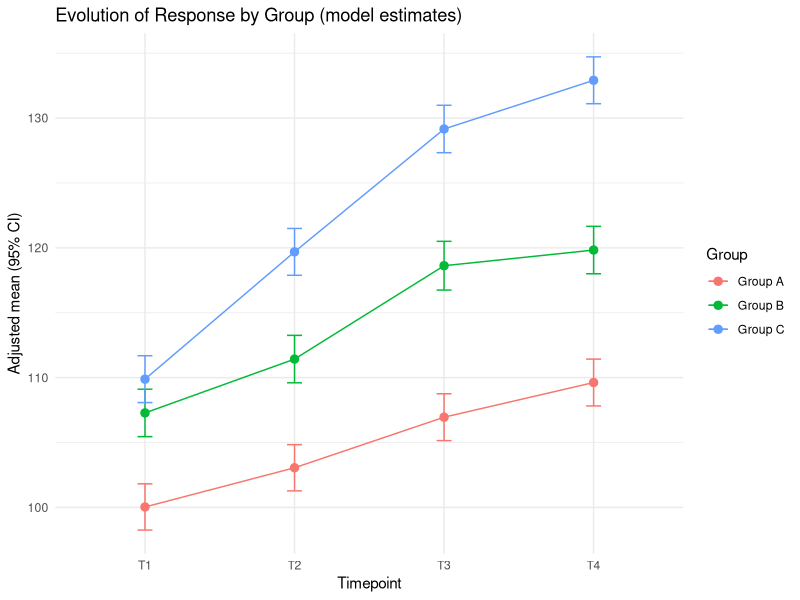
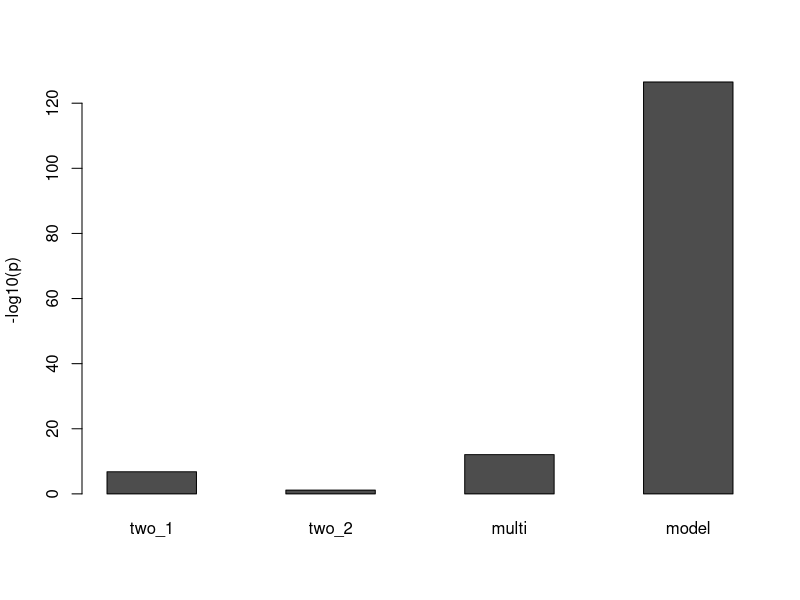
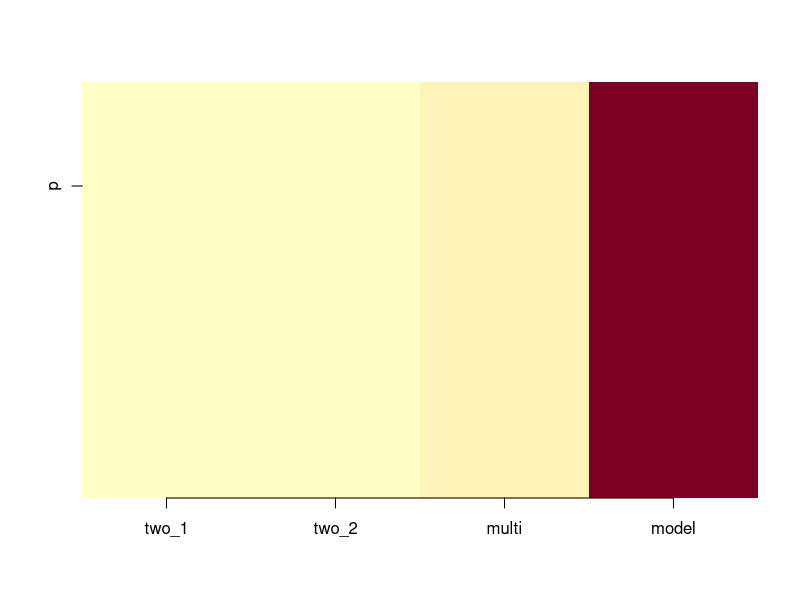
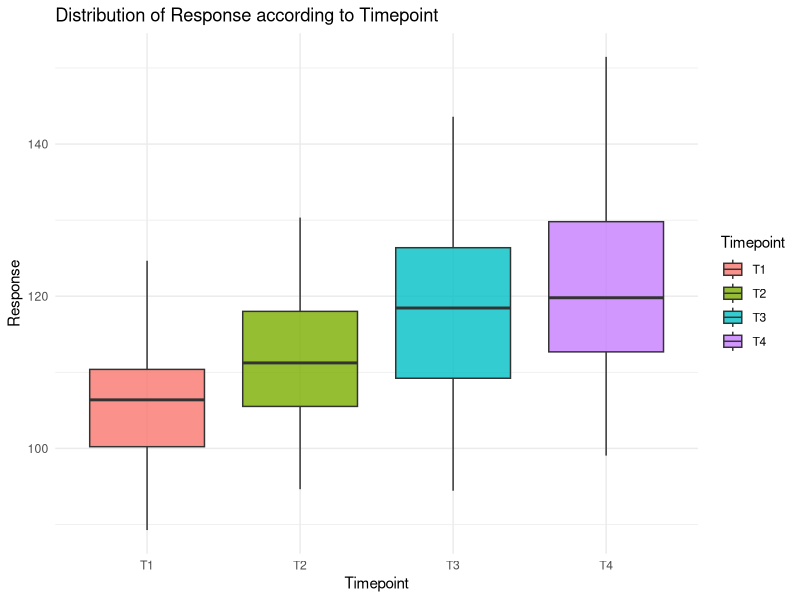
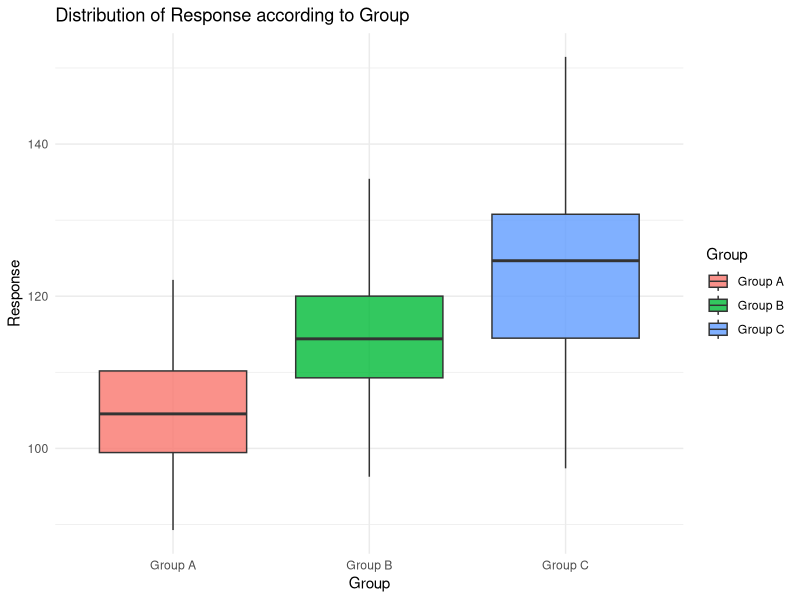
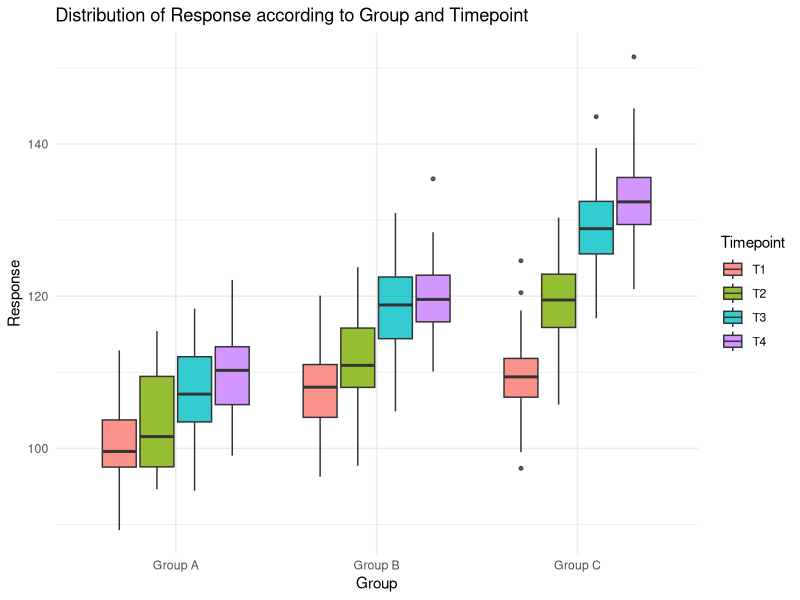
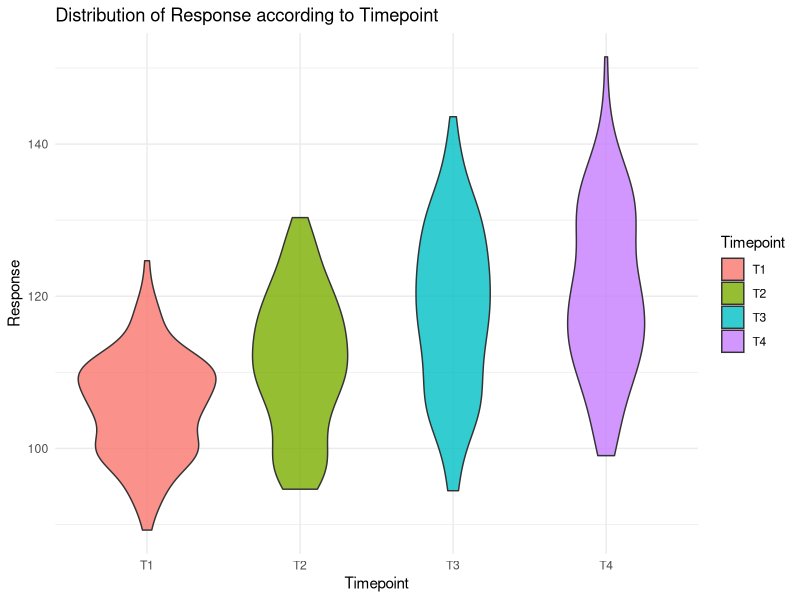
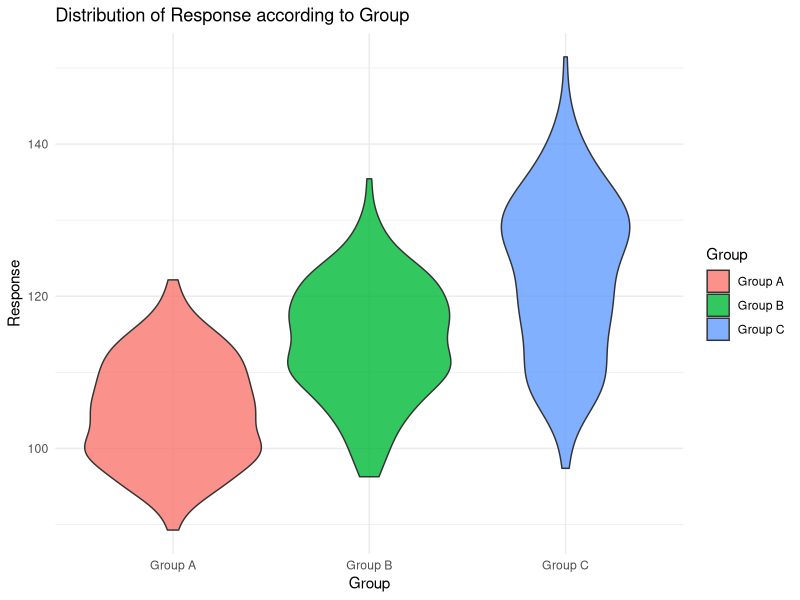

These figures' R source, in order:
library(ggplot2)
library(readxl)
library (car)
library(emmeans)
library(dplyr)

Data <- read_excel("Biostatistics 5A 1st Case Study dataset.xlsx",sheet = "Data")
Summary <- read_excel("Biostatistics 5A 1st Case Study dataset.xlsx",sheet = "Summary")
Info <- read_excel("Biostatistics 5A 1st Case Study dataset.xlsx",sheet = "Info")
Codebook <- read_excel("Biostatistics 5A 1st Case Study dataset.xlsx",sheet = "Codebook")

#---------------------------------------------------------------------------------------
# this code was built with the help of the entire group using a github repository and 
# github desktop.
# The git repository is available at : https://github.com/paullebric/Biostat---Case-study-1
#---------------------------------------------------------------------------------------



#=======================================================================================

#I)DATA IMPORTATION
#=======================================================================================
All_Data <- list(
  Data = Data,
  Summary = Summary,
  Info = Info,
  Codebook = Codebook
)
#=======================================================================================
#II) DATA EXPLORATION
#=======================================================================================
lapply(All_Data,head)
lapply(All_Data,dim)
lapply(All_Data, function(x){str(x); head(x)})
lapply(All_Data,str)
n_all <- nrow(Data)
n_na <- sum(is.na(Data$Response))
tab <- with(Data, table(Group, Timepoint))
desc1 <- tapply(Data$Response, Data$Group, function(x) c(n=length(x),
                                                         mean=mean(x,na.rm=TRUE), sd=sd(x,na.rm=TRUE)))
desc2 <- tapply(Data$Response, list(Data$Timepoint, Data$Group), function(x) c(n=length(x),
                                                                               mean=mean(x,na.rm=TRUE), sd=sd(x,na.rm=TRUE)))
n_all; n_na; tab; desc1; desc2
#=======================================================================================
#III) ASSUMPTION CHECK / CLT
#=======================================================================================
spec0 <- aov(Response ~ Group * Timepoint, data = Data)
check_1 <- shapiro.test(residuals(spec0))
check_2 <- leveneTest(Response ~ interaction(Group, Timepoint), data = Data)

spec0; check_1; check_2

#=======================================================================================
#IV) TWO-LEVEL COMPARISONS (at least two)
#=======================================================================================
test_1 <- t.test(Response ~ Timepoint, data = subset(Data, Timepoint %in% c("T1", "T2")))                                                     
test_2 <- t.test(Response ~ Timepoint, data = subset(Data, Timepoint %in% c("T3", "T4"))) 
test_1; test_2
#here it's useless but hey we have to do it we compare T1 and T2 then T3 and T4
#=======================================================================================
#V)MULTI-LEVEL COMPARISONS
#=======================================================================================

test_multi <- aov(Response ~ Group * Timepoint, data = Data)
test_multi
summary(test_multi)

# we see that there is a highly significant effect of the group on the response, but
# also of the timepoint on the response, and also of the timepoint*group interaction on the response.
#=======================================================================================
#VI)REGRESSION MODEL
#=======================================================================================
model <- lm(Response ~ Group * Timepoint, data = Data)
model_out <- summary(model)
model; model_out


# Here we look at the difference between the timepoint groups and the timepoint groups compared to
# group A Timepoint 1.
# In summary, we see that groups B and C have a coefficient of +7 and +9 compared to group A T1
#=======================================================================================
#VII) POST-HOC ANALYSIS
#=======================================================================================
posthoc <- TukeyHSD(test_multi)
posthoc
#Graph summarizing the results of the turkeyHSD not requested
emm_all <- as.data.frame(emmeans(model, ~ Group * Timepoint))
ggplot(emm_all, aes(Timepoint, emmean, color = Group, group = Group)) +
  geom_line() + geom_point(size = 2.5) +
  geom_errorbar(aes(ymin = lower.CL, ymax = upper.CL), width = .1) +
  labs(y = "Adjusted mean (95% CI)",
       title = "Evolution of Response by Group (model estimates)") +
  theme_minimal()

#Here we start to get to the heart of the matter, comparing each of the gr
#timepoints two by two. This gives us some interesting information.

#=======================================================================================
#VIII) P-value matrix and comparison visual
#=======================================================================================
f <- model_out$fstatistic
p_1 <- test_1$p.value
p_2 <- test_2$p.value
p_multi <- summary(test_multi)[[1]]["Group:Timepoint", "Pr(>F)"]
p_model <- pf(f[1], f[2], f[3], lower.tail = FALSE)
p_mat <- matrix(c(p_1, p_2, p_multi, p_model), nrow=1)
colnames(p_mat) <- c("two_1","two_2","multi","model")
rownames(p_mat) <- "p"
p_mat
barplot(-log10(p_mat), beside=TRUE, ylab="-log10(p)")

# Here on this graph we see the different p-values (-log10). The higher the bar, the more significant
# It is, so we see that the more advanced the test, the more significant it is.

image(t(-log10(p_mat)), axes=FALSE)
axis(1, at=seq(0,1,length.out=ncol(p_mat)), labels=colnames(p_mat))
axis(2, at=0.5, labels=rownames(p_mat))


#=======================================================================================
#VIII) BOXPLOTS
#=======================================================================================


ggplot(Data, aes(x = Timepoint, y = Response, fill = Timepoint)) +
  geom_boxplot(alpha = 0.8) +
  theme_minimal() +
  labs(
    title = "Distribution of Response according to Timepoint",
    x = "Timepoint",
    y = "Response"
  ) +
  theme_minimal()

ggplot(Data, aes(x = Group, y = Response, fill = Group)) +
  geom_boxplot(alpha = 0.8) +
  theme_minimal() +
  labs(
    title = "Distribution of Response according to Group",
    x = "Group",
    y = "Response"
  ) +
  theme_minimal()

ggplot(Data, aes(x = Group, y = Response, fill = Timepoint)) +
  geom_boxplot(alpha = 0.8, outlier.size = 1) +
  theme_minimal() +
  labs(
    title = "Distribution of Response according to Group and Timepoint",
    x = "Group",
    y = "Response"
  ) +
  theme_minimal()
#The gray points are the outlier values (outlier)


#=======================================================================================
#IX) VIOLIN PLOT
#=======================================================================================

ggplot(Data, aes(x = Timepoint, y = Response, fill = Timepoint)) +
  geom_violin(alpha = 0.8) +
  theme_minimal() +
  labs(
    title = "Distribution of Response according to Timepoint",
    x = "Timepoint",
    y = "Response"
  ) +
  theme_minimal()

ggplot(Data, aes(x = Group, y = Response, fill = Group)) +
  geom_violin(alpha = 0.8) +
  theme_minimal() +
  labs(
    title = "Distribution of Response according to Group",
    x = "Group",
    y = "Response"
  ) +
  theme_minimal()

ggplot(Data, aes(x = Group, y = Response, fill = Timepoint)) +
  geom_violin(alpha = 0.8,position = position_dodge(width = 0.8)) +
  stat_summary(aes(group = Timepoint), FUN = mean, color = "black",geom = "point", size = 2 ,position = position_dodge(width = 0.8))+
  theme_minimal() +
  labs(
    title = "Distribution of Response according to Group and Timepoint",
    x = "Group",
    y = "Response"
  ) +
  theme_minimal()


#=======================================================================================
#X) MEAN + CI
#=======================================================================================


summary_data <- Data %>%
  group_by(Group, Timepoint) %>%
  summarise(mean = mean(Response, na.rm = TRUE),
            se = sd(Response, na.rm = TRUE) / sqrt(sum(!is.na(Response))),
            .groups = "drop") %>%
  mutate(lo = mean - 1.96*se,
         hi = mean + 1.96*se)

ggplot(summary_data, aes(x = Timepoint, y = mean, color = Group, group = Group)) +
  geom_point(size = 3) +
  geom_line() +
  geom_errorbar(aes(ymin = lo, ymax = hi), width = 0.1) +
  labs(y = "Mean ± 95% CI", title = "Means and confidence intervals") +
  theme_minimal()

#=======================================================================================
#XI) MODEL VIEW
#=======================================================================================
Data_clean <- na.omit(Data)
model_view <- data.frame(
  Observed = Data_clean$Response,
  Predicted = fitted(model),
  Timepoint = Data_clean$Timepoint,
  Group = Data_clean$Group,
  Residuals = resid(model)
)
#Missing data needs to be cleaned before doing this graph because for each predicted 
#response we need an observed response

ggplot(model_view, aes(x = Observed, y = Predicted)) +
  geom_point(color = "steelblue", alpha = 0.6, size = 2) +  # scatter plot
  geom_abline(intercept = 0, slope = 1,                     # diagonal y = x
              color = "red", linetype = "dashed", alpha = 0.6, linewidth = 1.2) +
  labs(
    title = "Observed values vs model predictions",
    x = "Observed values (Response)",
    y = "Predicted values (fitted)"
  )+
  theme_minimal()

#Here we look at how the model predicts the responses compared to the observed responses.
# In red there is the diagonal and as we can see the predicted and observed 
# responses follow this diagonal which means that the model is working well

# but the model only predict the mean value for each group and timepoint so all observed 
# response for one group at one timepoint is the same that is why we see lines. The model
# does not take in account interindividual variability because it cannot explain this variability.




#=======================================================================================
#XII) CONCLUSION
#=======================================================================================
# We used three approaches:
#   
# T-tests to compare two groups or timepoints,
# 
# ANOVA to test overall effects and interactions,
# 
# Linear regression to measure how each Group and Timepoint affects the Response.
# 
# All methods showed the same result:
#   ==> Response increases with time and differs between groups, with a clear interaction effect.
# 
# The Central Limit Theorem (CLT) supported using parametric tests because our sample size was large and data were roughly normal with equal variances.
# So, the regression model gave consistent and reliable results with the simpler tests.
